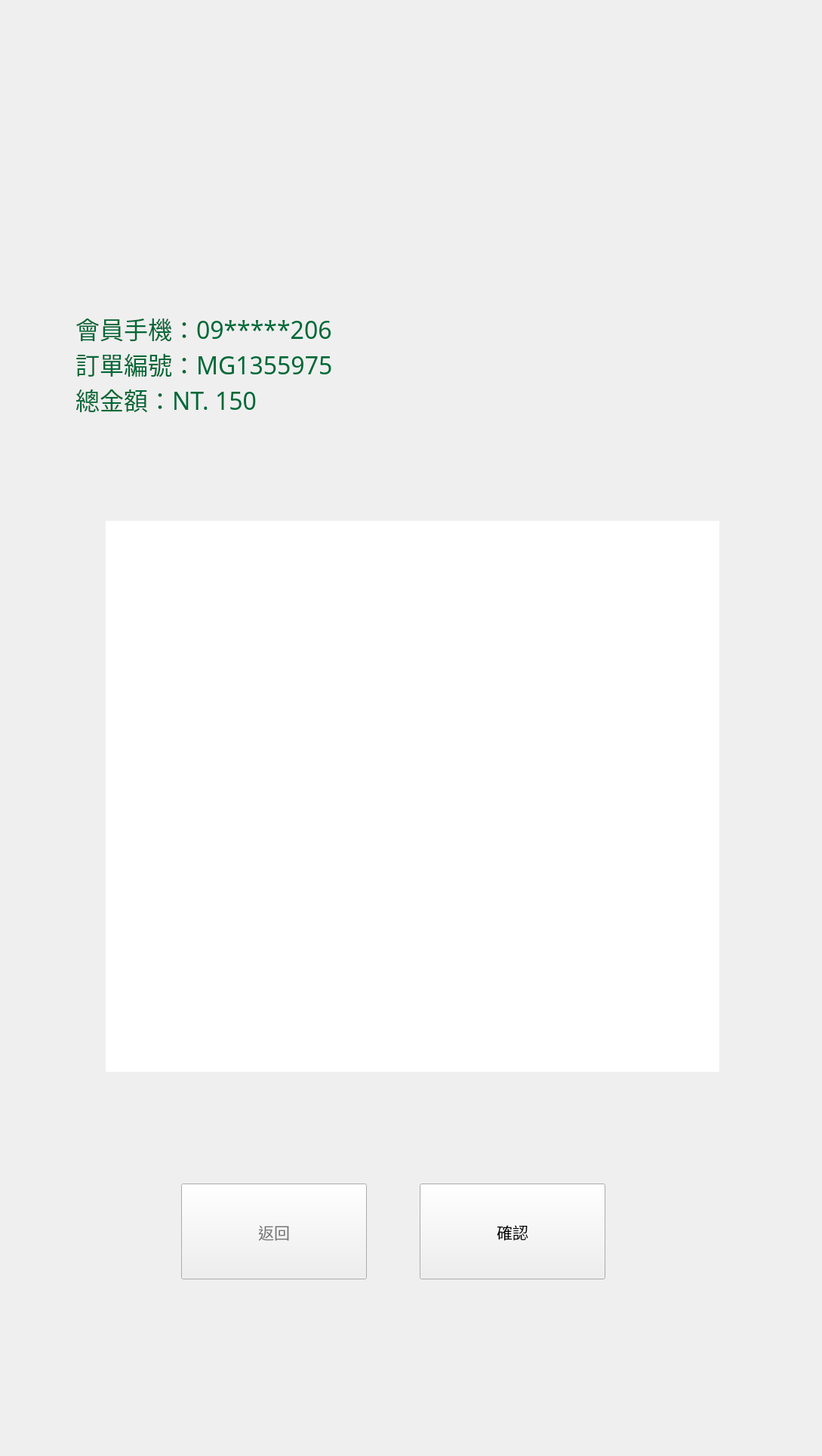
    <widget class="QWidget" name="page_preorder_confirm">
     <widget class="QLabel" name="lbl_preorder_confirm_bg">
      <property name="geometry">
       <rect>
        <x>0</x>
        <y>0</y>
        <width>1080</width>
        <height>1920</height>
       </rect>
      </property>
      <property name="text">
       <string>(Background)</string>
      </property>
      <property name="alignment">
       <set>Qt::AlignCenter</set>
      </property>
     </widget>
     <widget class="QPushButton" name="pbtn_preorder_confirm">
      <property name="geometry">
       <rect>
        <x>556</x>
        <y>1568</y>
        <width>246</width>
        <height>127</height>
       </rect>
      </property>
      <property name="font">
       <font>
        <family>Noto Sans CJK TC</family>
        <pointsize>16</pointsize>
       </font>
      </property>
      <property name="text">
       <string>確認</string>
      </property>
     </widget>
     <widget class="QPushButton" name="pbtn_preorder_back">
      <property name="geometry">
       <rect>
        <x>240</x>
        <y>1568</y>
        <width>246</width>
        <height>127</height>
       </rect>
      </property>
      <property name="font">
       <font>
        <family>Noto Sans CJK TC</family>
        <pointsize>16</pointsize>
       </font>
      </property>
      <property name="styleSheet">
       <string notr="true">color: rgb(119, 119, 119);</string>
      </property>
      <property name="text">
       <string>返回</string>
      </property>
     </widget>
     <widget class="QLabel" name="lbl_preorder_detail">
      <property name="geometry">
       <rect>
        <x>100</x>
        <y>402</y>
        <width>731</width>
        <height>160</height>
       </rect>
      </property>
      <property name="font">
       <font>
        <family>Noto Sans CJK TC Medium</family>
        <pointsize>24</pointsize>
        <weight>50</weight>
        <bold>false</bold>
       </font>
      </property>
      <property name="styleSheet">
       <string notr="true">color: rgb(0, 104, 55);</string>
      </property>
      <property name="text">
       <string>會員手機：09*****206
訂單編號：MG1355975
總金額：NT. 150</string>
      </property>
      <property name="alignment">
       <set>Qt::AlignLeading|Qt::AlignLeft|Qt::AlignVCenter</set>
      </property>
     </widget>
     <widget class="QTableView" name="tView_preorder_confirm">
      <property name="geometry">
       <rect>
        <x>140</x>
        <y>690</y>
        <width>813</width>
        <height>730</height>
       </rect>
      </property>
      <property name="font">
       <font>
        <family>Noto Sans CJK TC Medium</family>
        <pointsize>24</pointsize>
       </font>
      </property>
      <property name="focusPolicy">
       <enum>Qt::NoFocus</enum>
      </property>
      <property name="frameShape">
       <enum>QFrame::NoFrame</enum>
      </property>
      <property name="editTriggers">
       <set>QAbstractItemView::NoEditTriggers</set>
      </property>
      <property name="selectionMode">
       <enum>QAbstractItemView::NoSelection</enum>
      </property>
      <property name="showGrid">
       <bool>false</bool>
      </property>
      <attribute name="horizontalHeaderVisible">
       <bool>false</bool>
      </attribute>
      <attribute name="horizontalHeaderMinimumSectionSize">
       <number>50</number>
      </attribute>
      <attribute name="verticalHeaderVisible">
       <bool>false</bool>
      </attribute>
      <attribute name="verticalHeaderMinimumSectionSize">
       <number>55</number>
      </attribute>
      <attribute name="verticalHeaderDefaultSectionSize">
       <number>55</number>
      </attribute>
     </widget>
    </widget>
